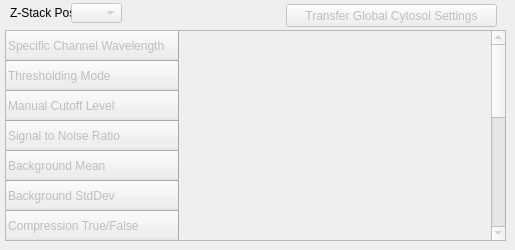
            <widget class="QWidget" name="tab_21">
             <attribute name="title">
              <string>Detailed Cytosol Masking Options</string>
             </attribute>
             <widget class="QLabel" name="label_39">
              <property name="geometry">
               <rect>
                <x>10</x>
                <y>3</y>
                <width>71</width>
                <height>20</height>
               </rect>
              </property>
              <property name="text">
               <string>Z-Stack Pos</string>
              </property>
             </widget>
             <widget class="QComboBox" name="comboBox_24">
              <property name="enabled">
               <bool>false</bool>
              </property>
              <property name="geometry">
               <rect>
                <x>71</x>
                <y>3</y>
                <width>51</width>
                <height>20</height>
               </rect>
              </property>
              <property name="toolTip">
               <string extracomment="Choose short wavelength for GP calulation">&lt;html&gt;&lt;head/&gt;&lt;body&gt;&lt;p&gt;Selection of Z-Slice&lt;/p&gt;&lt;/body&gt;&lt;/html&gt;</string>
              </property>
             </widget>
             <widget class="QPushButton" name="pushButton_7">
              <property name="enabled">
               <bool>false</bool>
              </property>
              <property name="geometry">
               <rect>
                <x>286</x>
                <y>4</y>
                <width>211</width>
                <height>23</height>
               </rect>
              </property>
              <property name="toolTip">
               <string>&lt;html&gt;&lt;head/&gt;&lt;body&gt;&lt;p&gt;Transferes Global Masking Settings to all Slices&lt;/p&gt;&lt;/body&gt;&lt;/html&gt;</string>
              </property>
              <property name="text">
               <string>Transfer Global Cytosol Settings</string>
              </property>
             </widget>
             <widget class="QTableWidget" name="tableWidget_6">
              <property name="enabled">
               <bool>false</bool>
              </property>
              <property name="geometry">
               <rect>
                <x>5</x>
                <y>30</y>
                <width>501</width>
                <height>211</height>
               </rect>
              </property>
              <property name="frameShape">
               <enum>QFrame::StyledPanel</enum>
              </property>
              <property name="alternatingRowColors">
               <bool>true</bool>
              </property>
              <attribute name="horizontalHeaderCascadingSectionResizes">
               <bool>false</bool>
              </attribute>
              <attribute name="horizontalHeaderMinimumSectionSize">
               <number>10</number>
              </attribute>
              <row>
               <property name="text">
                <string>Specific Channel Wavelength</string>
               </property>
              </row>
              <row>
               <property name="text">
                <string>Thresholding Mode</string>
               </property>
              </row>
              <row>
               <property name="text">
                <string>Manual Cutoff Level</string>
               </property>
              </row>
              <row>
               <property name="text">
                <string>Signal to Noise Ratio</string>
               </property>
              </row>
              <row>
               <property name="text">
                <string>Background Mean</string>
               </property>
              </row>
              <row>
               <property name="text">
                <string>Background StdDev</string>
               </property>
              </row>
              <row>
               <property name="text">
                <string>Compression True/False</string>
               </property>
              </row>
              <row>
               <property name="text">
                <string>Compression Value</string>
               </property>
              </row>
              <row>
               <property name="text">
                <string>Remove Object</string>
               </property>
              </row>
              <row>
               <property name="text">
                <string>Fill Holes</string>
               </property>
              </row>
              <row>
               <property name="text">
                <string>Dilate True/False</string>
               </property>
              </row>
              <row>
               <property name="text">
                <string>Dilation Shape</string>
               </property>
              </row>
              <row>
               <property name="text">
                <string>Dilation Shape Dimmension 1</string>
               </property>
              </row>
              <row>
               <property name="text">
                <string>Dilation Shape Dimmension 2</string>
               </property>
              </row>
              <row>
               <property name="text">
                <string>Gaussian Filter</string>
               </property>
              </row>
             </widget>
            </widget>
